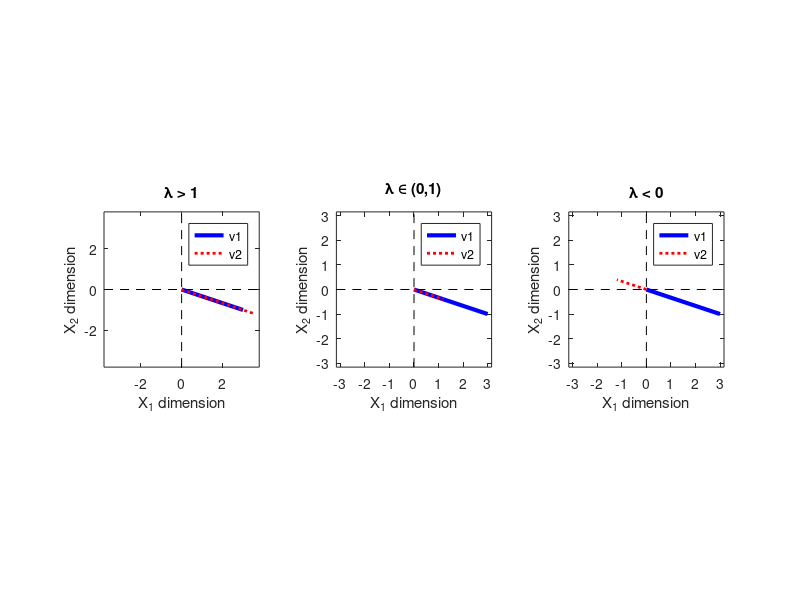

MATLAB code to generate this figure:
%%
%     COURSE: Linear algebra: theory and implementation
%    SECTION: Vectors
%      VIDEO: Vector-scalar multiplication
% Instructor: sincxpress.com
% Course url: https://www.udemy.com/course/linear-algebra-theory-and-implementation/?couponCode=202110
%
%%
clear, clc

%%

v1 = [ 3 -1 ];
l  = 1.2;

% plot them
figure(1), clf
subplot(131)

% the main plotting lines:
plot([0 v1(1)],[0 v1(2)],'b','linew',3)
hold on
plot([0 v1(1)]*l,[0 v1(2)]*l,'r:','linew',2)
legend({'v1';'v2'},'AutoUpdate','off')
title('\lambda > 1')

% this code just makes the plot look nicer
axis square
axis([ -1 1 -1 1 ]*max([norm(v1) norm(v1*l)]))
hold on
plot(get(gca,'xlim'),[0 0],'k--')
plot([0 0],get(gca,'ylim'),'k--')
xlabel('X_1 dimension')
ylabel('X_2 dimension')


l = .4;
subplot(132)
plot([0 v1(1)],[0 v1(2)],'b','linew',3)
hold on
plot([0 v1(1)]*l,[0 v1(2)]*l,'r:','linew',2)
legend({'v1';'v2'},'AutoUpdate','off')
title('\lambda \in (0,1)')

% this code just makes the plot look nicer
axis square
axis([ -1 1 -1 1 ]*max([norm(v1) norm(v1*l)]))
hold on
plot(get(gca,'xlim'),[0 0],'k--')
plot([0 0],get(gca,'ylim'),'k--')
xlabel('X_1 dimension')
ylabel('X_2 dimension')


l = -.4;
subplot(133)
plot([0 v1(1)],[0 v1(2)],'b','linew',3)
hold on
plot([0 v1(1)]*l,[0 v1(2)]*l,'r:','linew',2)
legend({'v1';'v2'},'AutoUpdate','off')
title('\lambda < 0')

% this code just makes the plot look nicer
axis square
axis([ -1 1 -1 1 ]*max([norm(v1) norm(v1*l)]))
hold on
plot(get(gca,'xlim'),[0 0],'k--')
plot([0 0],get(gca,'ylim'),'k--')
xlabel('X_1 dimension')
ylabel('X_2 dimension')



%% done.
